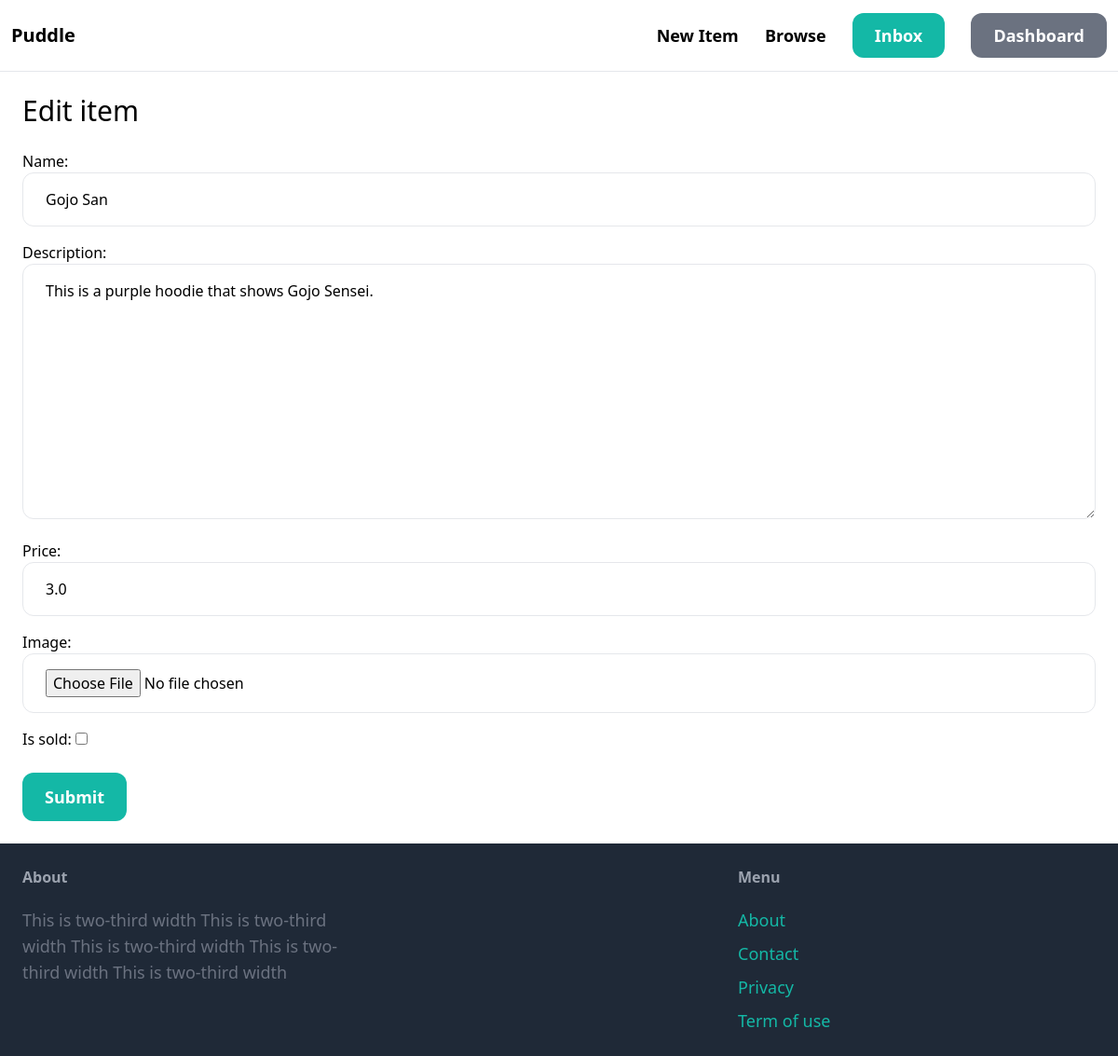
Before: /items/1/edit/ (signed in) with the older database file.
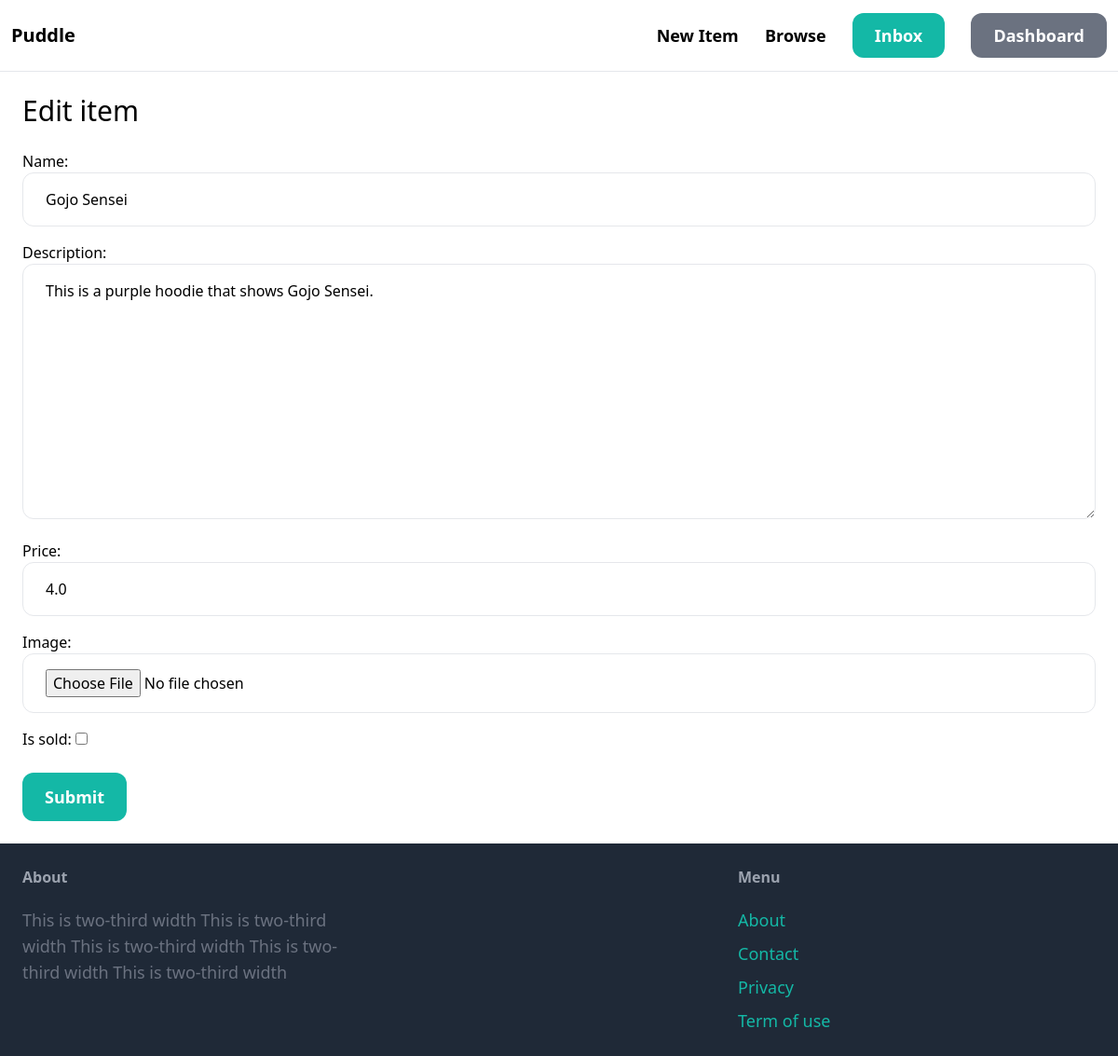
After: the same page with the newer database file.
### item/models.py (models this page shows, shortened)
class Item(models.Model):
    category = models.ForeignKey(category, related_name='items', on_delete=models.CASCADE)
    name = models.CharField(max_length=255)
    description = models.TextField(blank=True, null=True)
    price = models.FloatField()
    image = models.ImageField(upload_to='item_iamges', blank=True, null=True)
    is_sold = models.BooleanField(default=False)
    created_by = models.ForeignKey(User, related_name='items', on_delete=models.CASCADE)
    created_at = models.DateTimeField(auto_now_add=True)

### item/views.py (the view)
# urls.py: path('<int:pk>/edit/',views.edit ,name='edit'),
@login_required
def edit(request, pk):
    item = get_object_or_404(Item, pk=pk, created_by=request.user)
    if request.method == 'POST':
        form=EditItemForm(request.POST, request.FILES, instance=item)
        if form.is_valid():
            form.save()
            return redirect('item:details', pk=item.id)
    else:
        form = EditItemForm(instance=item)
    return render(request, 'item/form.html', {
        'form':form,
        'title':'Edit item'
    })

### item/forms.py
class EditItemForm(forms.ModelForm):
    class Meta:
        model = Item
        fields = ('name', 'description', 'price', 'image', 'is_sold')
        widgets = {
            'name':forms.TextInput(attrs={
                'class':'w-full py-4 px-6 rounded-xl border',
            }),
            'description':forms.Textarea(attrs={
                'class':'w-full py-4 px-6 rounded-xl border',
            }),
            'price':forms.TextInput(attrs={
                'class':'w-full py-4 px-6 rounded-xl border',
            }),
            'image':forms.FileInput(attrs={
                'class':'w-full py-4 px-6 rounded-xl border',
            })
        }

### item/templates/item/form.html (shortened to what this page needs)
{% extends 'core/base.html' %}
{% block content %}
<h1 class="mb-6 text-3xl">{{title}}</h1>
<form method="post" action="." enctype="multipart/form-data">
    <div class="space-y-4">
        {{form.as_p}}
    </div>
    <button class="mt-6 px-6 py-3 text-lg font-semibold bg-teal-500 text-white rounded-xl hover:bg-teel-700">Submit</button>
</form>
{% endblock %}

Changed rows visible on the page:
changed Item "This is a purple hoodie that shows Gojo Sensei.": name "Gojo San" → "Gojo Sensei"; price "3.0" → "4.0"
